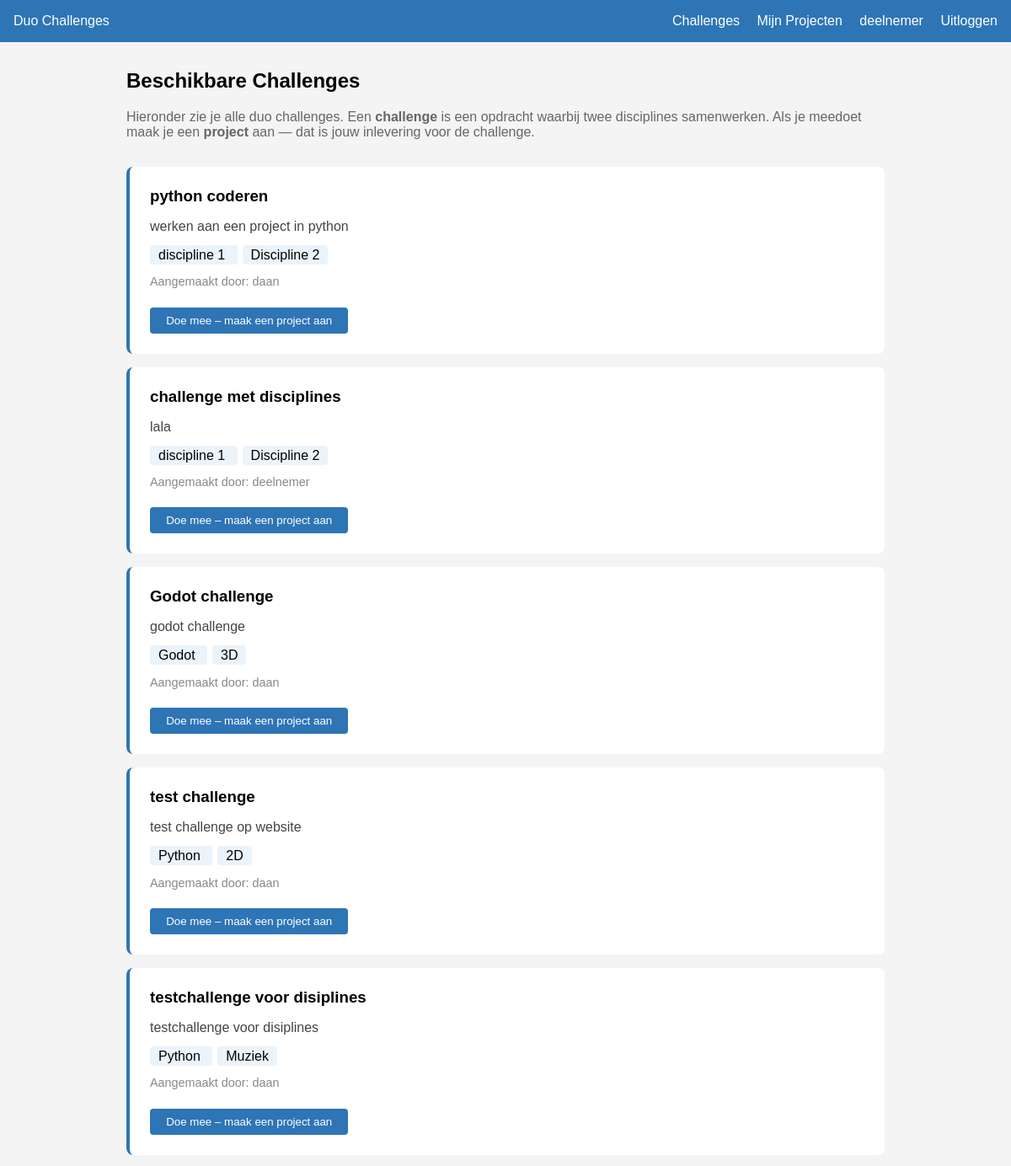
The page / (signed in, upper part) on the database as committed earlier.
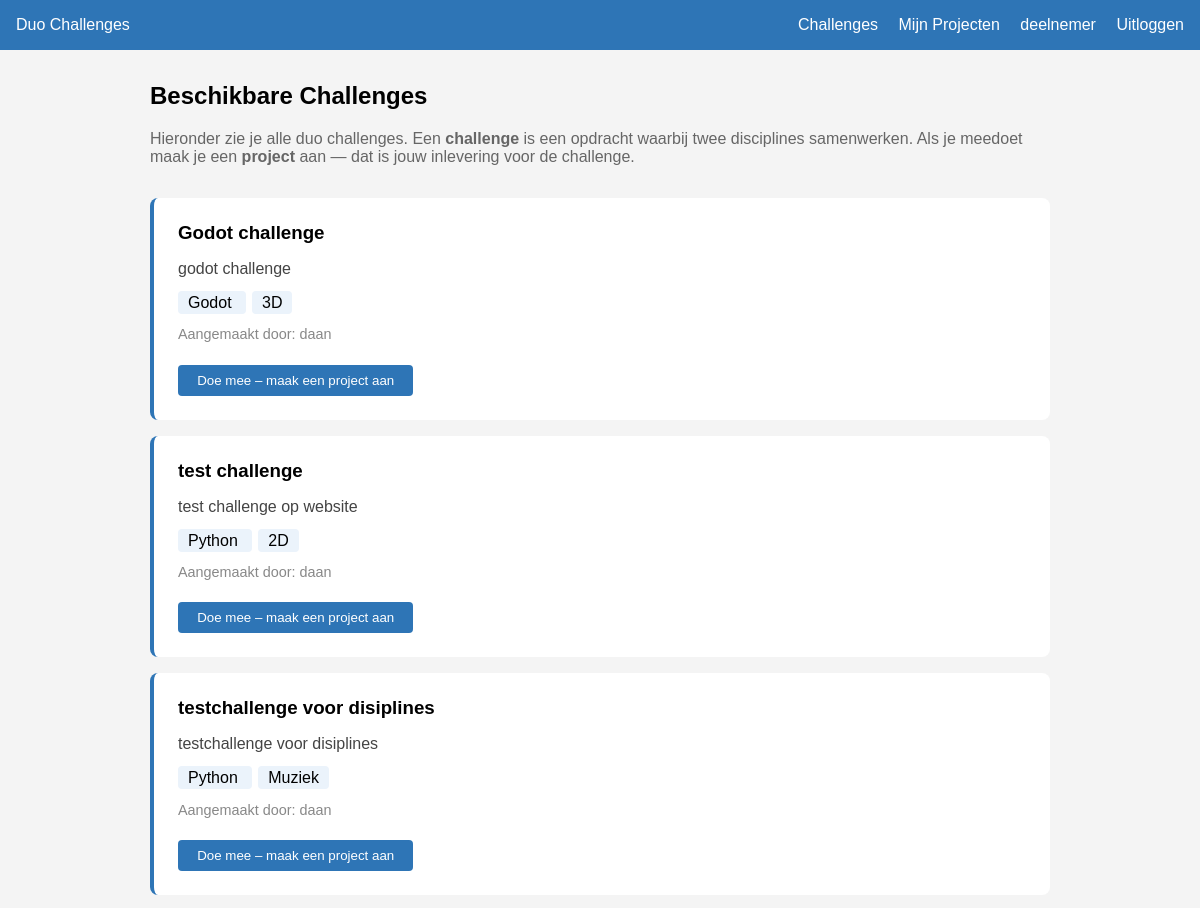
The same page on the database as committed later.
### challenges/models.py (models this page shows, shortened)
class Challenge(models.Model):
    titel = models.CharField(max_length=200)
    omschrijving = models.TextField()
    discipline_een = models.ForeignKey(
        Discipline,
        on_delete=models.CASCADE,
        related_name='challenges_een'
    )
    discipline_twee = models.ForeignKey(
        Discipline,
        on_delete=models.CASCADE,
        related_name='challenges_twee'
    )
    aangemaakt_door = models.ForeignKey(
        User,
        on_delete=models.SET_NULL,
        null=True
    )
    aangemaakt_op = models.DateTimeField(auto_now_add=True)

class Discipline(models.Model):
    naam = models.CharField(max_length=100)
    def __str__(self):
        return self.naam

### challenges/views.py (the view)
# urls.py: path('', views.challenges_lijst, name='challenges_lijst'),
@login_required(login_url='login')
def challenges_lijst(request):
    challenges = Challenge.objects.all()
    return render(request, 'challenges_lijst.html', {'challenges': challenges})

### challenges/templates/challenges_lijst.html
{% extends 'base.html' %}
{% block content %}
    <h2>Beschikbare Challenges</h2>
    <p style="color: #666; margin-bottom: 2rem;">
        Hieronder zie je alle duo challenges. Een <strong>challenge</strong> is een opdracht
        waarbij twee disciplines samenwerken. Als je meedoet maak je een <strong>project</strong>
        aan — dat is jouw inlevering voor de challenge.
    </p>
    {% for challenge in challenges %}
        <div style="background: white; padding: 1.5rem; margin-bottom: 1rem; border-radius: 8px; border-left: 4px solid #2E75B6;">
            <h3 style="margin: 0 0 0.5rem 0;">{{ challenge.titel }}</h3>
            <p style="color: #444;">{{ challenge.omschrijving }}</p>
            <p style="margin: 0.5rem 0;">
                <span style="background: #EBF3FB; padding: 3px 10px; border-radius: 4px; margin-right: 6px;">
                     {{ challenge.discipline_een }}
                </span>
                <span style="background: #EBF3FB; padding: 3px 10px; border-radius: 4px;">
                     {{ challenge.discipline_twee }}
                </span>
            </p>
            <p style="color: #888; font-size: 0.9rem;">Aangemaakt door: {{ challenge.aangemaakt_door }}</p>
            <a href="{% url 'project_aanmaken' challenge.id %}">
                <button style="margin-top: 0.5rem; background: #2E75B6; color: white; border: none; padding: 0.5rem 1.2rem; border-radius: 4px; cursor: pointer;">
                     Doe mee – maak een project aan
                </button>
            </a>
        </div>
    {% empty %}
        <p>Er zijn nog geen challenges aangemaakt.</p>
    {% endfor %}
{% endblock %}

Rows that differ between the two databases and show on the page:
removed Challenge: titel "python coderen", omschrijving "werken aan een project in python", discipline_een "discipline 1", discipline_twee "Discipline 2", aangemaakt_door "daan"
removed Challenge: titel "challenge met disciplines", omschrijving "lala", discipline_een "discipline 1", discipline_twee "Discipline 2", aangemaakt_door "deelnemer"
